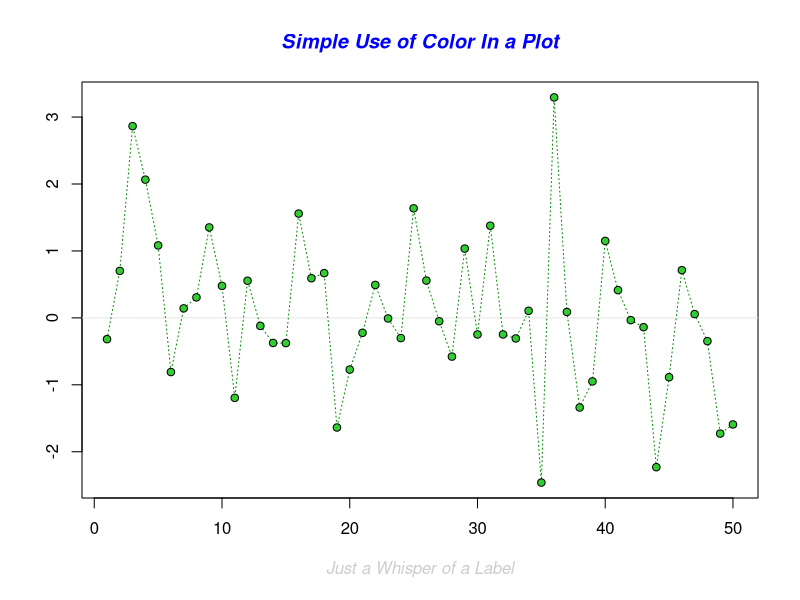
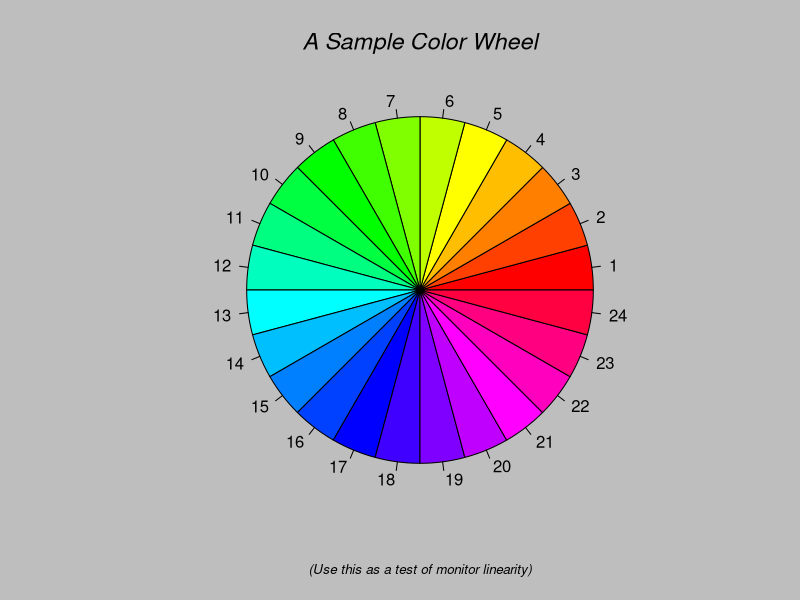
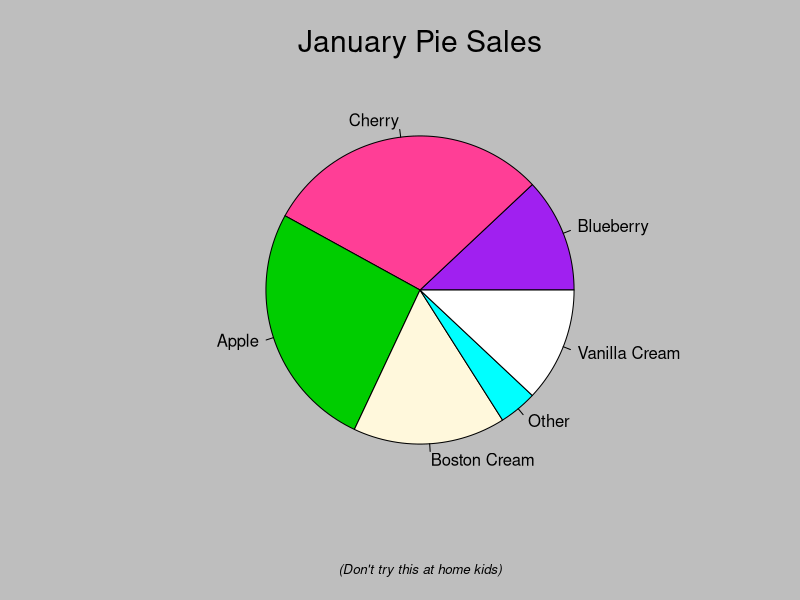
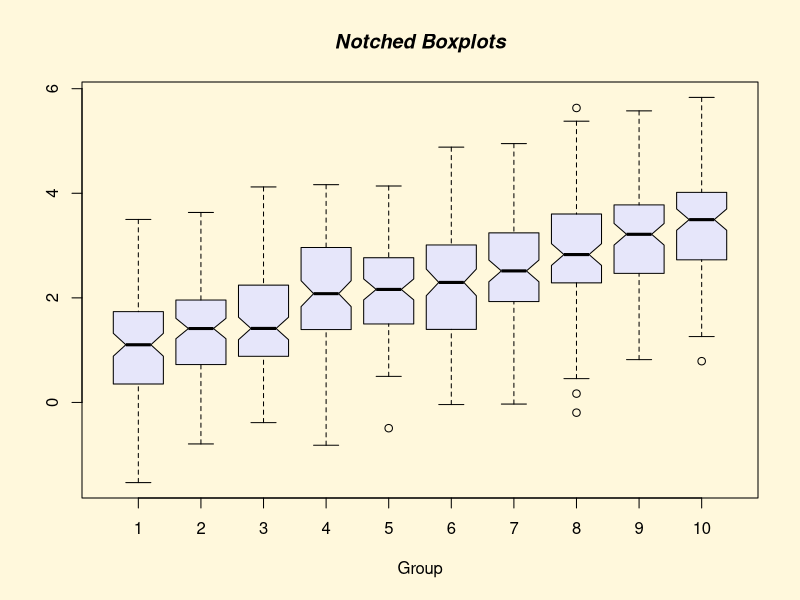
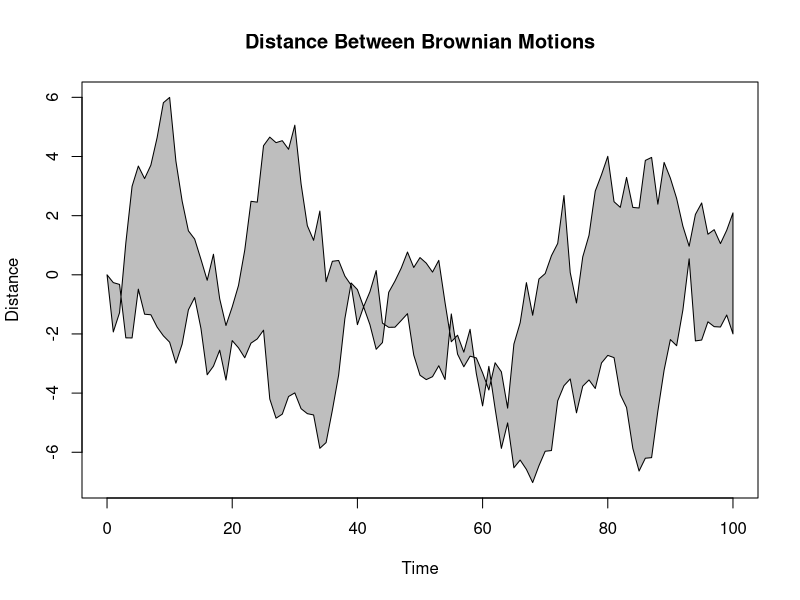
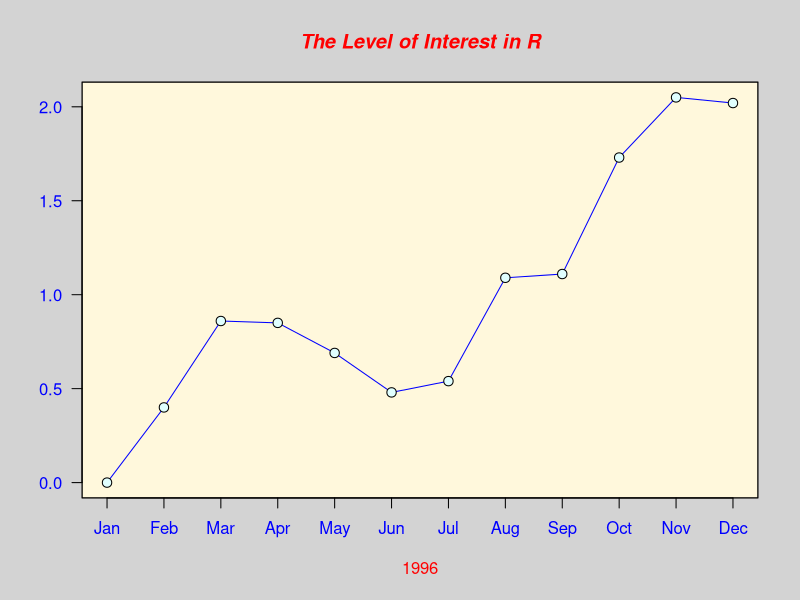
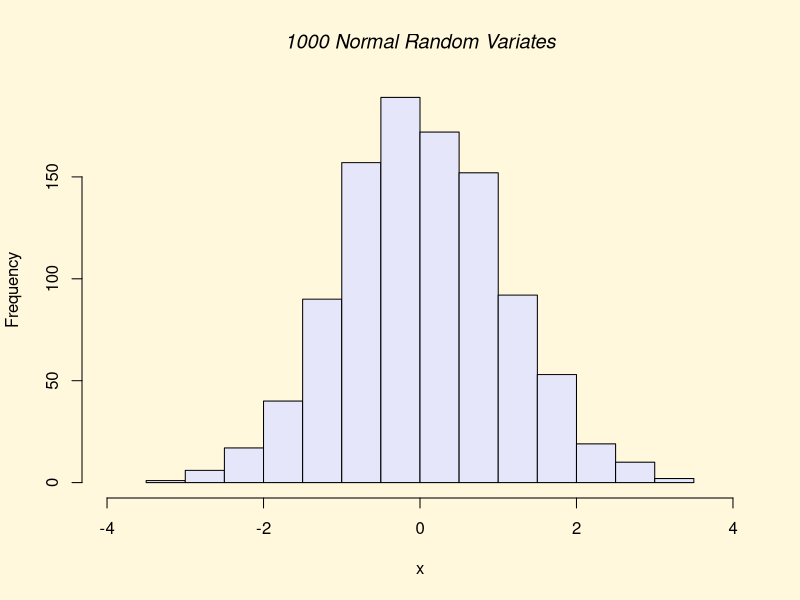
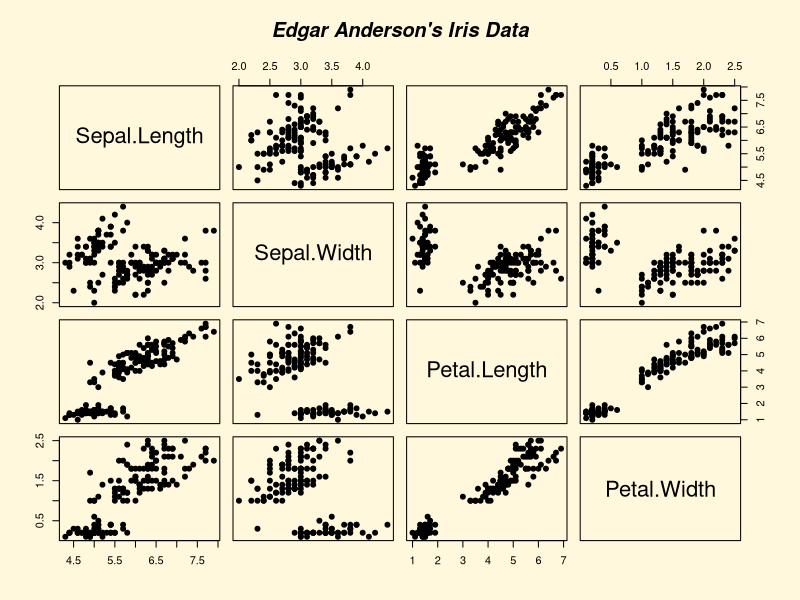

Reproduce these figures in R, in order.

setwd("/media/paulo/DISC2/PUC/5 INTRODUCAO LINGUAGEM R/SCRIPTS/")
getwd()

#Gráficos com o Base Plotting System 

#Lista os pacotes básicos
search()

#Demonstração
demo(graphics)

x = 1:10
y = 11:20

plot(x, y)

#Dois vetores peso e altura

peso = c(65,78,96,54,68,45)
altura = c(165, 170,180,168,155,160)
plot(peso,altura)

?lynx
plot(lynx)

#Montando as camadas
plot(lynx, ylab='legenda Y', xlab='Legenda X')
plot(lynx, main='Título e cor no grafico', col='blue')

library(datasets)
hist(warpbreaks$breaks)

#Parâmetros
# col - cor 
# lty - tipo de linha
# lwd - largura da linha
# pch - símbolos no plot
# xlab - label eixo x
# ylab - label eixo y
# las - como os labels dos eixos são orientados
# bg - background color
# mfrow - numeor de plots por linha
# mfcool - numeor de plots por coluna

# Funções básicas de plot
# plot() - scatterplot
# lines() - adiciona linhas ao grafico
# points() - adiciona pontos ao gráfico
# text() - adiciona label ao gráfico
# title() - adiciona título ao grafico

#Exemplo

plot (peso, altura, pch = 2)

par(mfrow = c(1,2))
plot(x,y)
plot(peso, altura)
par(mfrow=c(1,1))

?par

# Salvando gráficos

# Formato PNG
png('grafico_png', width = 500, height = 500, res = 72)
plot(peso, altura)
dev.off()

# PDF
pdf('grafico_pdf')
plot(peso, altura)
dev.off()

# Verificando as cores disponiveis para parametrizaćão
colors()
